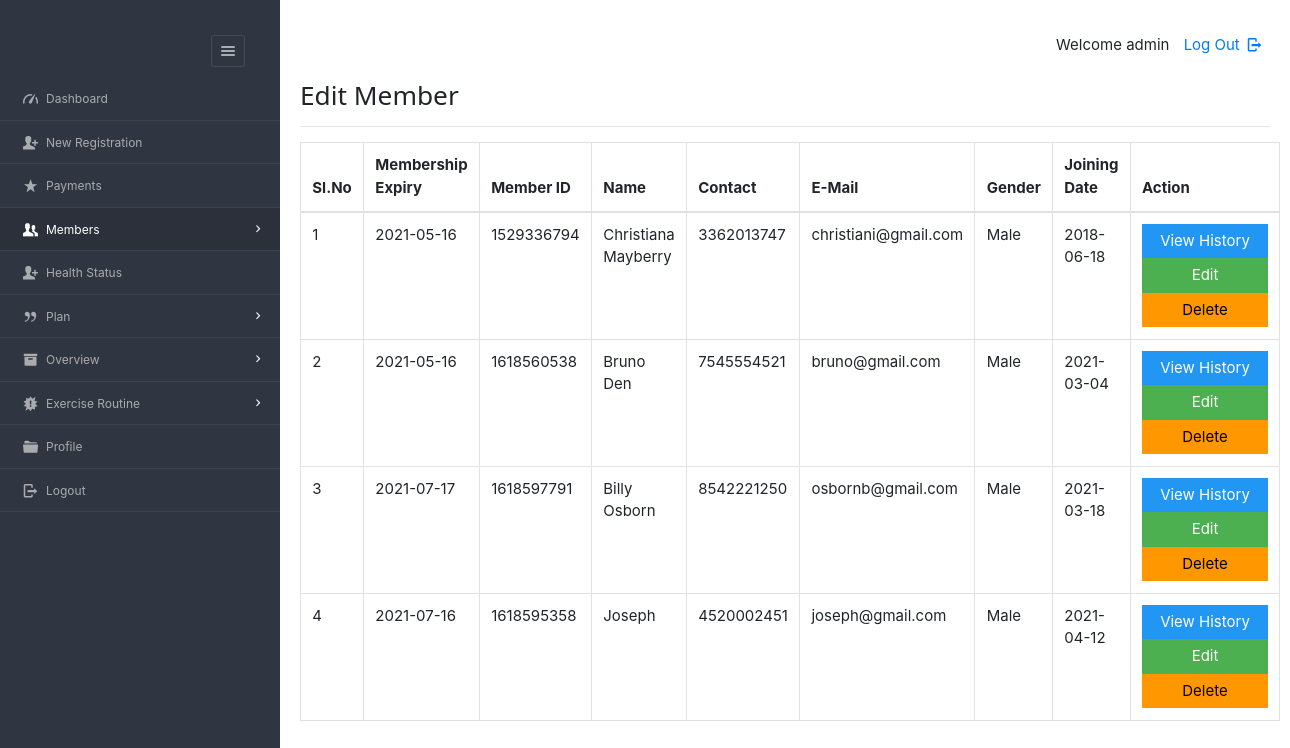
/dashboard/admin/view_mem.php (signed in), run on the app's committed database.
### tables this page shows
CREATE TABLE `enrolls_to` (
  `et_id` int(5) NOT NULL,
  `pid` varchar(8) NOT NULL,
  `uid` varchar(20) NOT NULL,
  `paid_date` varchar(15) DEFAULT NULL,
  `expire` varchar(15) DEFAULT NULL,
  `renewal` varchar(15) DEFAULT NULL
);

CREATE TABLE `users` (
  `userid` varchar(20) NOT NULL,
  `username` varchar(40) NOT NULL,
  `gender` varchar(8) NOT NULL,
  `mobile` varchar(20) NOT NULL,
  `email` varchar(20) NOT NULL,
  `dob` varchar(10) NOT NULL,
  `joining_date` varchar(10) NOT NULL
);

### dashboard/admin/view_mem.php (the view, shortened to what this page needs)
<?php
require '../../include/db_conn.php';
?>
<!DOCTYPE html>
<html lang="en">
<head>
    <link rel="stylesheet" href="../../css/style.css"  id="style-resource-5">
    <link rel="stylesheet" href="../../css/dashMain.css">
    <link rel="stylesheet" type="text/css" href="../../css/entypo.css">
	<link href="a1style.css" rel="stylesheet" type="text/css">
	<link rel="stylesheet" href="https://stackpath.bootstrapcdn.com/bootstrap/4.3.1/css/bootstrap.min.css">
</head>
    <body class="page-body  page-fade" onload="collapseSidebar()">
    	<div class="page-container sidebar-collapsed" id="navbarcollapse">
		<div class="sidebar-menu">
			<header class="logo-env">
					<div class="sidebar-collapse" onclick="collapseSidebar()">
				<a href="#" class="sidebar-collapse-icon with-animation">
					<i class="entypo-menu"></i>
				</a>
			</div>
			</header>
    		<?php include('nav.php'); ?>
    	</div>
    		<div class="main-content">
				<div class="row">
					<div class="col-md-6 col-sm-8 clearfix">
					</div>
					<div class="col-md-6 col-sm-4 clearfix hidden-xs">
						<ul class="list-inline links-list pull-right">
							<li>Welcome <?php echo $_SESSION['full_name']; ?>
							</li>
							<li>
								<a href="logout.php">
									Log Out <i class="entypo-logout right"></i>
								</a>
							</li>
						</ul>
					</div>
				</div>
		<h3>Edit Member</h3>
		<hr />
		<table class="table table-bordered datatable" id="table-1" border=1>
			<thead>
				<tr><h2>
					<th>Sl.No</th>
					<th>Membership Expiry</th>
					<th>Member ID</th>
					<th>Name</th>
					<th>Contact</th>
					<th>E-Mail</th>
					<th>Gender</th>
					<th>Joining Date</th>
					<th>Action</th></h2>
				</tr>
			</thead>
				<tbody>
						<?php
							$query  = "select * from users ORDER BY joining_date";
							$result = mysqli_query($con, $query);
							$sno    = 1;
							if (mysqli_affected_rows($con) != 0) {
							    while ($row = mysqli_fetch_array($result, MYSQLI_ASSOC)) {
							        $uid   = $row['userid'];
							        $query1  = "select * from enrolls_to WHERE uid='$uid' AND renewal='yes'";
							        $result1 = mysqli_query($con, $query1);
							        if (mysqli_affected_rows($con) == 1) {
							            while ($row1 = mysqli_fetch_array($result1, MYSQLI_ASSOC)) {
							                echo "<tr><td>".$sno."</td>";
							                echo "<td>" . $row1['expire'] . "</td>";
							                echo "<td>" . $row['userid'] . "</td>";
							                echo "<td>" . $row['username'] . "</td>";
							                echo "<td>" . $row['mobile'] . "</td>";
							                echo "<td>" . $row['email'] . "</td>";
							                echo "<td>" . $row['gender'] . "</td>";
							                echo "<td>" . $row['joining_date'] ."</td>";
							                $sno++;
							                echo "<td><form action='read_member.php' method='post'><input type='hidden' name='name' value='" . $uid . "'/><input type='submit' class='a1-btn a1-blue' id='button1' value='View History ' class='btn btn-info'/></form><form action='edit_member.php' method='post'><input type='hidden'  name='name' value='" . $uid . "'/><input type='submit' class='a1-btn a1-green' id='button1' value='Edit' class='btn btn-warning'/></form><form action='del_member.php' method='post' onsubmit='return ConfirmDelete()'><input type='hidden' name='name' value='" . $uid . "'/><input type='submit' value='Delete' width='20px' id='button1' class='a1-btn a1-orange'/></form></td></tr>";
							            }
							        }
							    }
							}
						?>
					</tbody>
				</table>
    	</div>
    </body>
</html>

### dashboard/admin/nav.php (shortened to what this page needs)
<ul id="main-menu" class="" >
    <li id="dash"><a href="index.php"><i class="entypo-gauge"></i><span>Dashboard</span></a></li>
	<li id="regis"><a href="new_entry.php"><i class="entypo-user-add"></i><span>New Registration</span></a>
	<li id="paymnt"><a href="payments.php"><i class="entypo-star"></i><span>Payments</span></a></li>
	<li class="" id="hassubopen"><a href="#" onclick="memberExpand(1)"><i class="entypo-users"></i><span>Members</span></a>
	</li>
	<li id="health_status"><a href="new_health_status.php"><i class="entypo-user-add"></i><span>Health Status</span></a>
		<li class="" id="planhassubopen"><a href="#" onclick="memberExpand(2)"><i class="entypo-quote"></i><span>Plan</span></a>
	<li class="" id="overviewhassubopen"><a href="#" onclick="memberExpand(3)"><i class="entypo-box"></i><span>Overview</span></a>
	<li class="" id="routinehassubopen"><a href="#" onclick="memberExpand(4)"><i class="entypo-alert"></i><span>Exercise Routine</span></a>
	</li>
	<li id="adminprofile"><a href="more-userprofile.php"><i class="entypo-folder"></i><span>Profile</span></a></li>
	<li><a href="logout.php"><i class="entypo-logout"></i><span>Logout</span></a></li>
</ul>

### css/style.css (style rules this page uses)
html { font-size: 62.5%; font-family: sans-serif; }
div { display: block; }
body { font-family: "Noto Sans", sans-serif, "Helvetica Neue", Helvetica, Arial, sans-serif; font-size: 12px; line-height: 1.428571429; display: block; margin: 0; }
*, *:before, *:after { box-sizing: border-box; }
a { text-decoration: none; background: transparent; }
input, button, select, textarea { font-family: inherit; font-size: inherit; line-height: inherit; }
button, input { line-height: normal; }
button, input, select, textarea { font-family: inherit; font-size: 100%; margin: 0; }
input { background-color: white; cursor: text; padding: 1px; border-width: 2px; border-style: inset; border-color: initial; border-image: initial; }
input, textarea, select, button { text-rendering: auto; color: initial; letter-spacing: normal; word-spacing: normal; text-transform: none; text-indent: 0px; text-shadow: none; display: inline-block; text-align: start; margin: 0em; font: 400 13.3333px Arial; }
button, html input[type="button"], input[type="reset"], input[type="submit"] { cursor: pointer; }
a { color: #373e4a; text-decoration: none; }
a { background: transparent; }
a { color: #373e4a; }
.page-container { position: relative; padding-left: 280px; }
.page-container .sidebar-menu { position: absolute; width: 280px; top: 0; left: 0; bottom: 0; background: #303641; color: #aaabae; z-index: 1; min-height: 796px; box-sizing: border-box; }
.page-container .sidebar-menu .logo-env { width: 100%; padding: 35px; padding-bottom: 10px; box-sizing: border-box; }
.page-container .sidebar-menu .logo-env:before, .page-container .sidebar-menu .logo-env:after { content: " "; display: table; }
.page-container .sidebar-menu .logo-env > div { display: block; vertical-align: middle; white-space: nowrap; float: left; }
.page-container .sidebar-menu .logo-env > div > a { display: inline-block; color: #aaabae; }
.page-container .sidebar-menu .logo-env > div.sidebar-collapse, .page-container .sidebar-menu .logo-env > div.sidebar-mobile-menu { position: relative; float: right; }
.page-container .sidebar-menu .logo-env > div.sidebar-collapse a, .page-container .sidebar-menu .logo-env > div.sidebar-mobile-menu a { display: inline-block; border: 1px solid #454a54; text-align: center; padding: 0; line-height: 1; font-size: 20px; font-weight: 300; padding: 5px 2px; background-clip: padding-box; border-radius: 3px; transition: all 200ms ease-in-out; }
.page-container .sidebar-menu .logo-env:after { clear: both; }
.page-container .sidebar-menu #main-menu { list-style: none; margin: 0; padding: 0; margin-bottom: 20px; }
ul, ol { margin-top: 0; margin-bottom: 8.5px; }
ul, menu, dir { display: block; list-style-type: disc; }
.page-container .sidebar-menu #main-menu li { position: relative; margin: 0; font-size: 12px; border-bottom: 1px solid rgba(69, 74, 84, 0.7); }
li { display: list-item; }
.page-container .sidebar-menu #main-menu li a { position: relative; display: block; padding: 10px 20px; color: #aaabae; z-index: 2; transition: color 250ms ease-in-out, background-color 250ms ease-in-out; }
.page-container .sidebar-menu #main-menu li a i { top: 1px; }
.page-container .sidebar-menu #main-menu li i { position: relative; font-size: 15px; margin-right: 5px; }
i, cite, em, var, address, dfn { font-style: italic; }
.page-container .sidebar-menu #main-menu li a span { transition: 350ms opacity ease-in-out; }
.page-container .sidebar-menu #main-menu li.has-sub > a:before { position: relative; content: '\e877'; content: '\e879'; display: inline-block; font-family: 'Entypo'; color: #454a54; color: #FFF; float: right; font-size: 15px; margin-left: 13px; top: 0px; transition: all 300ms ease-in-out; }

### css/entypo.css (style rules this page uses)
[class^="entypo-"]:before, [class*=" entypo-"]:before { font-family: "entypo"; font-style: normal; font-weight: normal; speak: none; display: inline-block; text-decoration: inherit; width: 1em; margin-right: .2em; text-align: center; font-variant: normal; text-transform: none; line-height: 1em; margin-left: .2em; }
.entypo-star:before { content: '\e808'; }
.entypo-users:before { content: '\e80b'; }
.entypo-user-add:before { content: '\e80c'; }
.entypo-menu:before { content: '\e811'; }
.entypo-quote:before { content: '\e833'; }
.entypo-alert:before { content: '\e83f'; }
.entypo-folder:before { content: '\e850'; }
.entypo-box:before { content: '\e852'; }
.entypo-logout:before { content: '\e85d'; }
.entypo-gauge:before { content: '\e8de'; }

### data on the page
users: userid "1529336794", username "Christiana Mayberry", mobile "3362013747", email "christiani@gmail.com", gender "Male", joining_date "2018-06-18"
enrolls_to: expire "2021-05-16"
users: userid "1618560538", username "Bruno Den", mobile "7545554521", email "bruno@gmail.com", gender "Male", joining_date "2021-03-04"
enrolls_to: expire "2021-05-16"
users: userid "1618597791", username "Billy Osborn", mobile "8542221250", email "osbornb@gmail.com", gender "Male", joining_date "2021-03-18"
enrolls_to: expire "2021-07-17"
users: userid "1618595358", username "Joseph", mobile "4520002451", email "joseph@gmail.com", gender "Male", joining_date "2021-04-12"
enrolls_to: expire "2021-07-16"

### other printed values
$_SESSION['full_name'] "admin"
